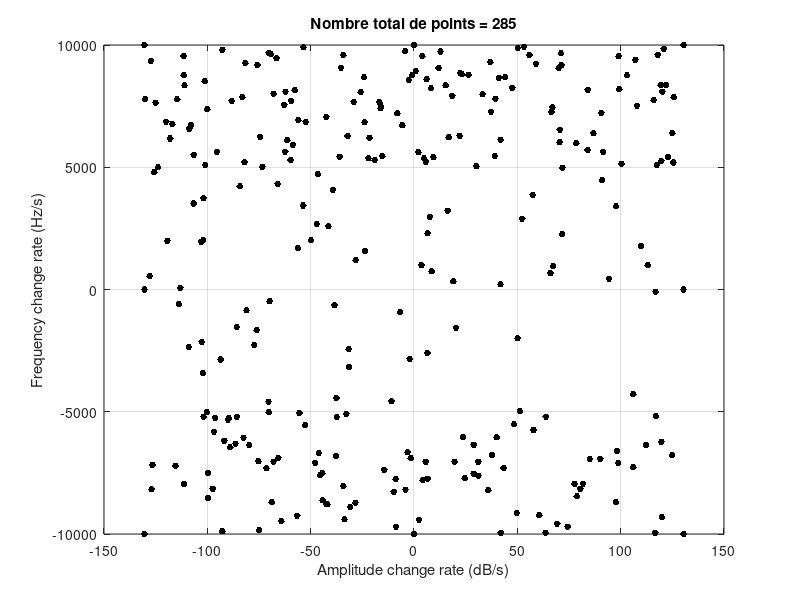

This chart was generated by the following MATLAB code: (Note: this script raises an error after producing the figure.)
%% Projet long 2015
% Non-uniform grid generator

% Generate a non-uniform grid of control points. The grid density is based
% on the reconstruction error (so the script error_plot.m must be launched
% first)

%% Initialize worskpace
close all
clear all
clc

%% Settings

% Min and maximal number of points in a cluster
N_min = 1;
N_max = 40;

% Number of subdivisions
N_ACR = 5;
N_FCR = 5;

%% Create grid

% Initialize coordinates
X_c = [-3/0.023;+3/0.023;-3/0.023;+3/0.023;0;0;-3/0.023;3/0.023];
Y_c = [+10000;10000;-10000;-10000;10000;-10000;0;0];

% Re-scale error data
load error.mat
a = min(err(:));
b = max(err(:));
e = round(N_min + ((N_max-N_min).*(err-a)./(b-a)));

% Create primary grid
[ACR_g,FCR_g] = meshgrid(linspace(min(ACR_q(:)),max(ACR_q(:)),N_ACR)',linspace(max(FCR_q(:)),min(FCR_q(:)),N_FCR)');

ACR_g_step = ACR_g(1,2)-ACR_g(1,1);
FCR_g_step = FCR_g(1,1)-FCR_g(2,1);

for u = 1:(N_ACR-1)
    for v = 1:(N_FCR-1)
        % Number of points required for this region
        N_pts = round(griddata(ACR_q,FCR_q,e,ACR_g(v,u)+(0.5*ACR_g_step),FCR_g(v,u)-(0.5*FCR_g_step)));
        
        FCR_min = FCR_g(v+1,u);
        FCR_max = FCR_g(v,u);
        ACR_min = ACR_g(v,u);
        ACR_max = ACR_g(v,u+1);
        
        for w = 1:N_pts
            X_c = [X_c; ACR_min + (ACR_max-ACR_min).*rand];
            Y_c = [Y_c; FCR_min + (FCR_max-FCR_min).*rand];
        end
        
    end
end        

figure
    plot(X_c,Y_c,'k.','MarkerSize',15)
    xlabel('Amplitude change rate (dB/s)')
    ylabel('Frequency change rate (Hz/s)')
    title(['Nombre total de points = ',num2str(length(X_c))])
    grid on

% Interpolate the error on a uniform grid (for the 3D plot)
[ACR_grid,FCR_grid] = meshgrid(linspace(-3,3,100)'/0.023,linspace(10000,-10000,100)');
err_grid = griddata(ACR_q,FCR_q,err,ACR_grid,FCR_grid,'cubic');         
resampled_err = griddata(ACR_q,FCR_q,err,X_c,Y_c,'cubic');         

figure
    surf(ACR_grid,FCR_grid,err_grid)
    hold on
    plot3(X_c,Y_c,resampled_err,'rd','MarkerSize',8,'MarkerFaceColor','r')
    xlabel('Amplitude change rate (dB/s)')
    ylabel('Frequency change rate (Hz/s)')
    zlabel('Normalized error')
    title('Non-uniform sampling of the (ACR,FCR) plane')
    colorbar    

save('non_uniform_grid.mat','X_c','Y_c')  
        